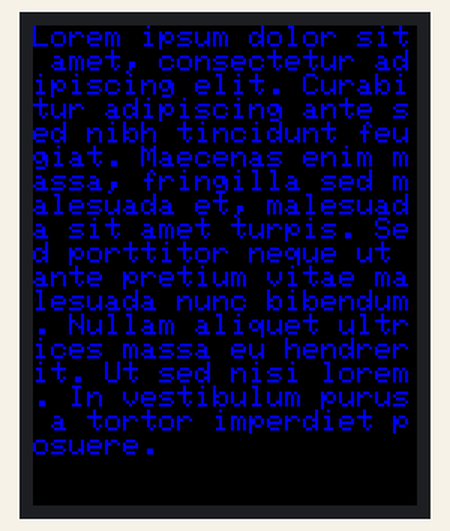
This sketch was run on a simulated Arduino Uno, built with avr-gcc and run on an emulated ATmega328P. On the bench: 128×160 colour display.

Above: at 1.3 s.
At 5.8 s:
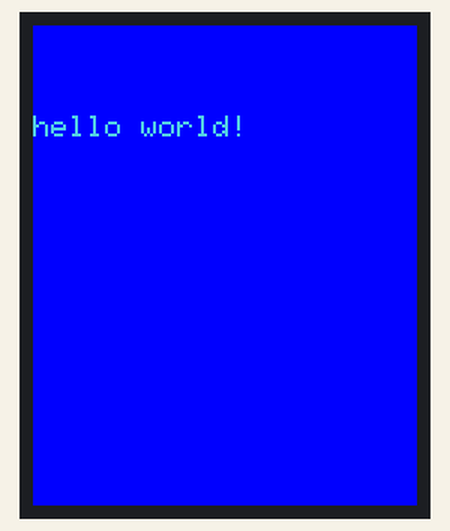
At 11.0 s:
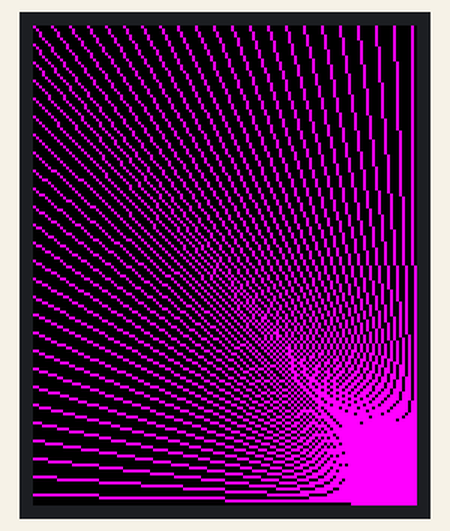
At 19.1 s:
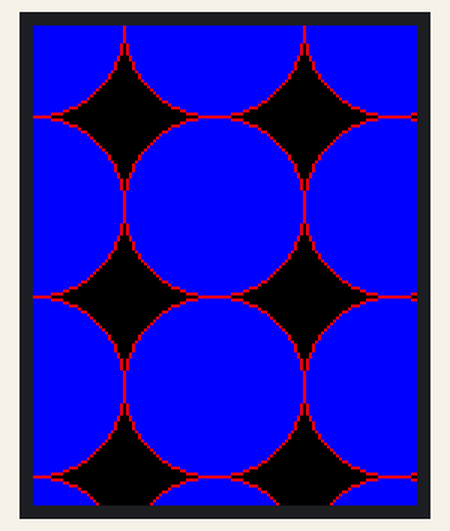
At 28.2 s:
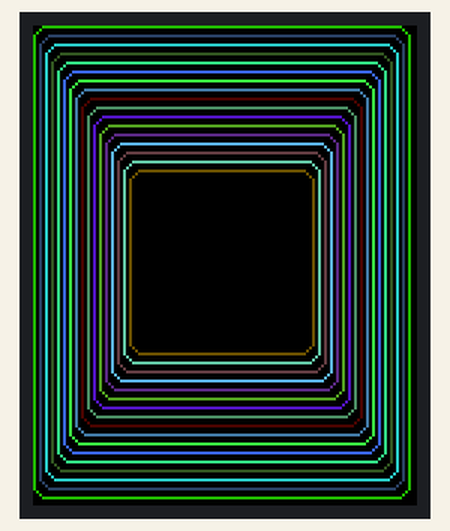
At 36.0 s:
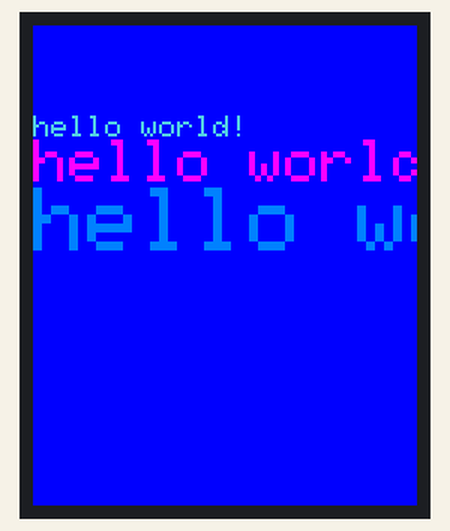

Measured:
- what the display in image 0 shows lasts 2.0 s, from 1.2 s to 3.2 s
- what the display in image 1 shows lasts 0.5 s, from 5.8 s to 6.3 s
- what the display in image 2 shows lasts 1.6 s, from 10.9 s to 12.5 s
- what the display in image 3 shows lasts 1.6 s, from 19.1 s to 20.7 s

The sketch:

TFT_Screen.ino
```cpp
/*
 * 名称   : TFT_Screen
 * 功能   : TFT屏 显示字符串，多彩图案和纯色填充屏幕
 * 作者   : http://www.keyes-robot.com/
*/
#include <Adafruit_GFX.h>
#include <Adafruit_ST7735.h>
#include <SPI.h>

// 定义TFT屏的引脚
#define CS   8
#define RST  9
#define DC   10
#define MOSI  11
#define SCK   13

Adafruit_ST7735 tft = Adafruit_ST7735(CS, DC, RST);

uint16_t rgb888_to_565 (uint32_t rgb888, bool reverse = false)
{
	uint8_t r = (rgb888 & 0xFF0000) >> 16;
	uint8_t g = (rgb888 & 0x00FF00) >> 8;
	uint8_t b = (rgb888 & 0x0000FF);

    if (reverse)
    {
        return ((b >> 3) << 11) |
                ((g >> 2) << 5) |
                (r >> 3);
    }

	return ((r >> 3) << 11) |
            ((g >> 2) << 5) |
            (b >> 3);
}

uint16_t rgb888_to_565(uint8_t r, uint8_t g, uint8_t b, bool reverse = false)
{
    if (reverse)
    {
        return ((b >> 3) << 11) |
                ((g >> 2) << 5) |
                (r >> 3);
    }

    return ((r >> 3) << 11) |
            ((g >> 2) << 5) |
            (b >> 3);
}

void setup()
{
  tft.initR(INITR_BLACKTAB); // 屏幕初始化

  tft.fillScreen(ST77XX_BLACK); // 填充黑屏
  delay(1000);

  tft.setCursor(0, 0); // 设置起始光标位置
  tft.setTextColor(rgb888_to_565(0xFF0000, true)); // 设置颜色
  tft.setTextWrap(true); // 设置自动换行
  tft.print("Lorem ipsum dolor sit amet, consectetur adipiscing elit. Curabitur adipiscing ante sed nibh tincidunt feugiat. Maecenas enim massa, fringilla sed malesuada et, malesuada sit amet turpis. Sed porttitor neque ut ante pretium vitae malesuada nunc bibendum. Nullam aliquet ultrices massa eu hendrerit. Ut sed nisi lorem. In vestibulum purus a tortor imperdiet posuere. ");
  delay(2000);
  tft.setTextWrap(false);
}

void loop()
{
  // 自定义颜色, 纯色填充屏幕, 轮番闪烁
  tft.fillScreen(rgb888_to_565(255, 0, 255, true)); // 紫色
  delay(500);
  tft.fillScreen(rgb888_to_565(0xFFC0CB, true)); // 粉色
  delay(500);
  tft.fillScreen(rgb888_to_565(255, 0, 0, true)); // 红色
  delay(1500);

  // 字符串显示
  tft.setCursor(0, 30);
  tft.setTextSize(1);
  tft.setTextColor(rgb888_to_565(0xE3CF57, true));
  tft.println("hello world!");
  delay(500);

  tft.setTextColor(rgb888_to_565(0xFF00FF, true));
  tft.setTextSize(2);
  tft.println("hello world!");
  delay(500);

  tft.setTextColor(rgb888_to_565(0xFF8000, true));
  tft.setTextSize(3);
  tft.println("hello world!");
  delay(1500);

  // 绘制直线
  uint16_t color = rgb888_to_565(255, 0, 0, true); // 红色
  tft.fillScreen(ST77XX_BLACK);
  for (int16_t x=0; x < tft.width(); x+=6){
    tft.drawLine(0, 0, x, tft.height()-1, color);
    delay(10);
  }
  for (int16_t y=0; y < tft.height(); y+=6){
    tft.drawLine(0, 0, tft.width()-1, y, color);
    delay(10);
  }

  color = rgb888_to_565(0, 255, 0, true); // 绿色
  tft.fillScreen(ST77XX_BLACK);
  for (int16_t x=0; x < tft.width(); x+=6){
    tft.drawLine(tft.width()-1, 0, x, tft.height()-1, color);
    delay(10);
  }
  for (int16_t y=0; y < tft.height(); y+=6){
    tft.drawLine(tft.width()-1, 0, 0, y, color);
    delay(10);
  }

  color = rgb888_to_565(0, 0, 255, true); // 蓝色
  tft.fillScreen(ST77XX_BLACK);
  for (int16_t x=0; x < tft.width(); x+=6){
    tft.drawLine(0, tft.height()-1, x, 0, color);
    delay(10);
  }
  for (int16_t y=0; y < tft.height(); y+=6){
    tft.drawLine(0, tft.height()-1, tft.width()-1, y, color);
    delay(10);
  }

  color = rgb888_to_565(255, 0, 255, true); // 紫色
  tft.fillScreen(ST77XX_BLACK);
  for (int16_t x=0; x < tft.width(); x+=6){
    tft.drawLine(tft.width()-1, tft.height()-1, x, 0, color);
    delay(10);
  }
  for (int16_t y=0; y < tft.height(); y+=6){
    tft.drawLine(tft.width()-1, tft.height()-1, 0, y, color);
    delay(10);
  }

  delay(1500);

  // 水平线和垂直线
  static uint16_t color1 = rgb888_to_565(255, 0, 0, true);
  static uint16_t color2 = rgb888_to_565(0, 0, 255);
  tft.fillScreen(ST77XX_BLACK);
  for (int16_t y=0; y < tft.height(); y+=5){
    tft.drawFastHLine(0, y, tft.width(), color1);
    delay(30);
  }
  for (int16_t x=0; x < tft.width(); x+=5){
    tft.drawFastVLine(x, 0, tft.height(), color2);
    delay(30);
  }

  delay(1500);

  // 绘制矩形
  static uint16_t color3 = rgb888_to_565(255, 0, 0, true);
  static uint16_t color4 = rgb888_to_565(0, 0, 255, true);
  tft.fillScreen(ST77XX_BLACK);
  for (int16_t x=tft.width()-1; x > 6; x-=6){
    tft.fillRect(tft.width()/2 -x/2, tft.height()/2 -x/2 , x, x, color3); // 实心
    tft.drawRect(tft.width()/2 -x/2, tft.height()/2 -x/2 , x, x, color4); // 边框
    delay(50);
  }
  delay(1500);

  // 绘制圆形
  static uint16_t color5 = rgb888_to_565(255, 0, 0, true);
  static uint16_t color6 = rgb888_to_565(0, 0, 255, true);
  static uint8_t radius = 30;
  tft.fillScreen(ST77XX_BLACK);
  for (int16_t x=0; x < tft.width()+radius; x+=radius*2)
  {
    for (int16_t y=0; y < tft.height()+radius; y+=radius*2)
      {
        tft.fillCircle(x, y, radius, color5);
        tft.drawCircle(x, y, radius, color6);
        delay(50);
      }
  }
  delay(1500);

  // 绘制三角形
  uint16_t color7 = rgb888_to_565(0, 0, 0, true);
  tft.fillScreen(ST77XX_BLACK);
  int w = tft.width() / 2;
  int x = tft.height() - 1;
  int y = 0;
  int z = tft.width();
  for(int t = 0 ; t <= 15; t++){
    tft.drawTriangle(w, y, y, x, z, x, color7);
    x-=4;
    y+=4;
    z-=4;
    color7+=100;
    delay(100);
    }

  delay(1500);

  // 绘制圆角矩形
  uint16_t color8 = rgb888_to_565(0, 0, 0, true);
  tft.fillScreen(ST77XX_BLACK);
  for(int t = 0 ; t <= 4; t+=1){
    int x = 0;
    int y = 0;
    int w = tft.width()-2;
    int h = tft.height()-2;
    for(int i = 0 ; i <= 16; i+=1)
      {
        tft.drawRoundRect(x, y, w, h, 5, color8);
        x+=2;
        y+=3;
        w-=4;
        h-=6;
        color8+=1100;
        delay(50);
      }
    color8 += 100;
  }

  delay(1500);

  // 绘制组合图案
  tft.fillScreen(ST77XX_BLACK);
  tft.fillRoundRect(25, 10, 78, 60, 8, ST77XX_WHITE);
  tft.fillTriangle(42, 20, 42, 60, 90, 40, rgb888_to_565(0xFF0000, true));
  delay(500);

  tft.fillRoundRect(25, 90, 78, 60, 8, ST77XX_WHITE);
  tft.fillRoundRect(39, 98, 20, 45, 5, rgb888_to_565(0x00FF00, true));
  tft.fillRoundRect(69, 98, 20, 45, 5, rgb888_to_565(0x00FF00, true));
  delay(500);

  tft.fillTriangle(42, 20, 42, 60, 90, 40, rgb888_to_565(0x0000FF, true));
  delay(50);

  tft.fillRoundRect(39, 98, 20, 45, 5, rgb888_to_565(0xFF0000, true));
  tft.fillRoundRect(69, 98, 20, 45, 5, rgb888_to_565(0xFF0000, true));

  tft.fillTriangle(42, 20, 42, 60, 90, 40, rgb888_to_565(0x00FF00, true));
  delay(1500);
}
```
